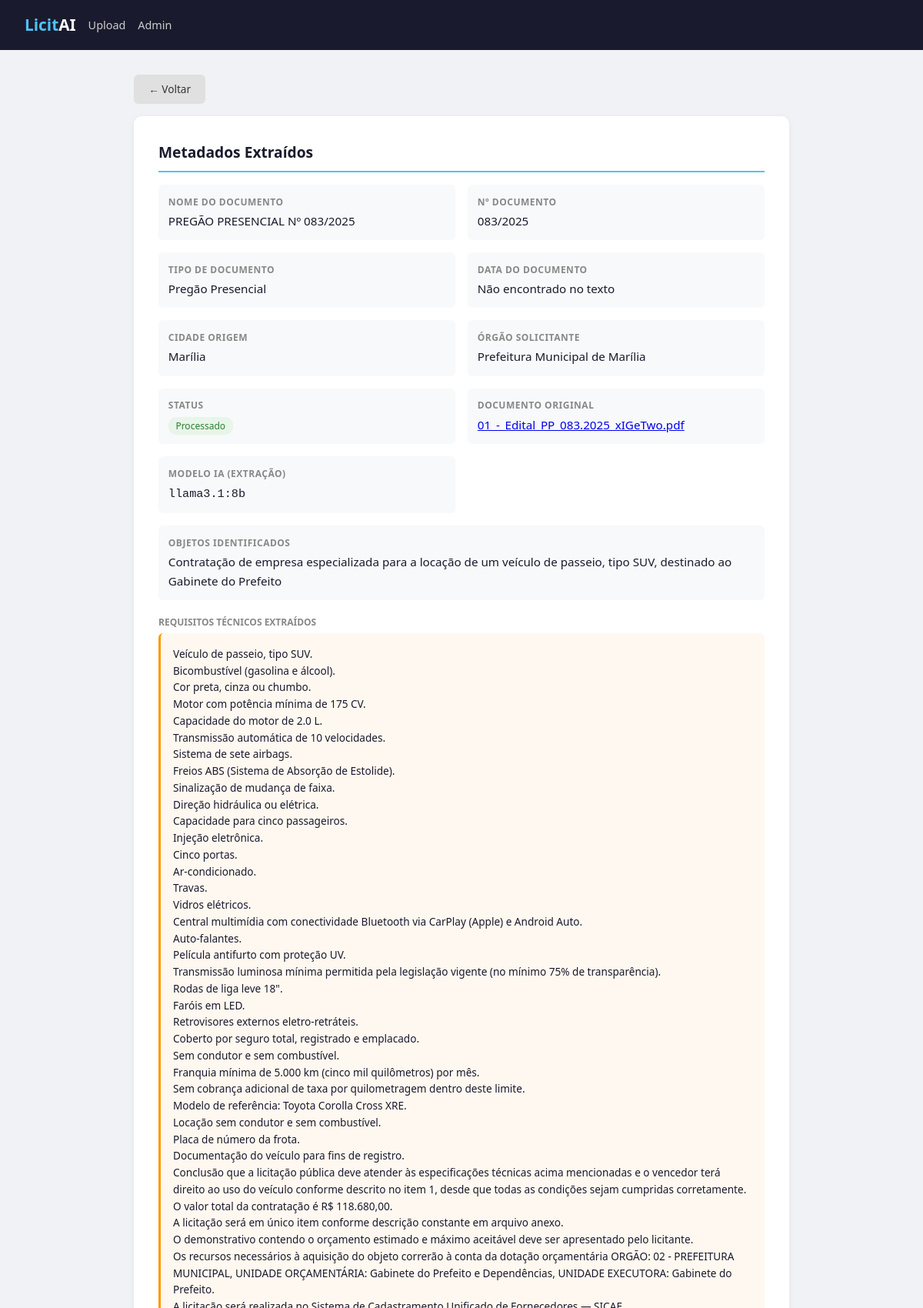
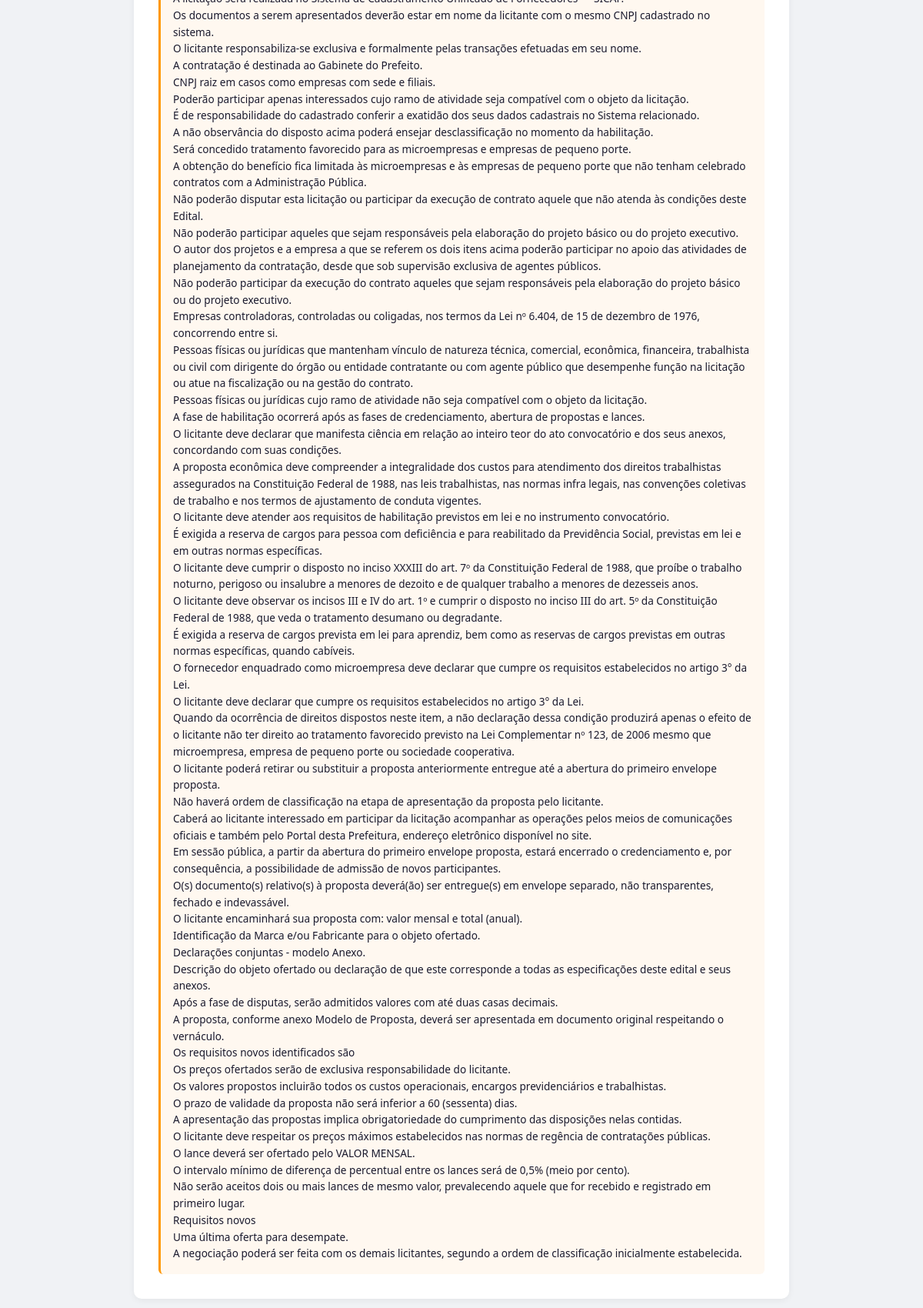
The app's page /documento/19/ (upper part) with its own data (2 pictures, top to bottom).
### documents/models.py (models this page shows, shortened)
class Document(models.Model):
    STATUS_CHOICES = [
        ("pendente", "Pendente"),
        ("processado", "Processado"),
        ("erro", "Erro no processamento"),
    ]
    file = models.FileField("Documento Original", upload_to="documents/%Y/%m/")
    uploaded_at = models.DateTimeField("Data de Upload", auto_now_add=True)
    status = models.CharField(
        "Status", max_length=30, choices=STATUS_CHOICES, default="pendente"
    )
    processing_error = models.TextField("Erro de Processamento", blank=True, default="")
    document_name = models.CharField("Nome do Documento", max_length=500, blank=True, default="")
    document_number = models.CharField("Nº Documento", max_length=200, blank=True, default="")
    document_type = models.CharField("Tipo de Documento", max_length=200, blank=True, default="")
    document_date = models.CharField("Data do Documento", max_length=100, blank=True, default="")
    city = models.CharField("Cidade Origem", max_length=300, blank=True, default="")
    requesting_agency = models.CharField("Órgão Solicitante", max_length=500, blank=True, default="")
    identified_objects = models.TextField("Objetos Identificados", blank=True, default="")
    requirements = models.TextField(
        "Requisitos Técnicos", blank=True, default="",
        help_text="Lista de requisitos e especificações técnicas extraídos do edital pela IA."
    )
    extraction_model = models.CharField("Modelo IA (Extração)", max_length=200, blank=True, default="")
    extracted_text = models.TextField("Texto Extraído", blank=True, default="")
    class Meta:
        ordering = ["-uploaded_at"]
        verbose_name = "Documento"
        verbose_name_plural = "Documentos"
    @property
    def filename(self):
        if self.file:
            return self.file.name.split("/")[-1]
        return ""

### documents/views.py (the view)
# urls.py: path("documento/<int:pk>/", views.document_detail, name="document_detail"),
def document_detail(request, pk):
    doc = get_object_or_404(Document, pk=pk)
    analysis = getattr(doc, "analysis", None)
    logger.debug("Visualizando documento ID: %d", pk)
    return render(request, "documents/detail.html", {
        "doc": doc,
        "analysis": analysis,
    })

### documents/models.py (called while the page is built)
    @property
    def warning_signs_list(self):
        import json
        if not self.warning_signs:
            return []
        try:
            return json.loads(self.warning_signs)
        except (json.JSONDecodeError, TypeError):
            return [self.warning_signs]

### documents/templates/documents/detail.html (shortened to what this page needs)
{% extends "documents/base.html" %}
{% load document_tags %}
{% block content %}
<a href="{% url 'upload_document' %}" class="btn btn-back" style="margin-bottom:1rem;">← Voltar</a>
<div class="card">
    <h2>Metadados Extraídos</h2>
    <div class="meta-grid">
        <div class="meta-item">
            <div class="label">Nome do Documento</div>
            <div class="value">{{ doc.document_name|default:"—" }}</div>
        </div>
        <div class="meta-item">
            <div class="label">Nº Documento</div>
            <div class="value">{{ doc.document_number|default:"—" }}</div>
        </div>
        <div class="meta-item">
            <div class="label">Tipo de Documento</div>
            <div class="value">{{ doc.document_type|default:"—" }}</div>
        </div>
        <div class="meta-item">
            <div class="label">Data do Documento</div>
            <div class="value">{{ doc.document_date|default:"—" }}</div>
        </div>
        <div class="meta-item">
            <div class="label">Cidade Origem</div>
            <div class="value">{{ doc.city|default:"—" }}</div>
        </div>
        <div class="meta-item">
            <div class="label">Órgão Solicitante</div>
            <div class="value">{{ doc.requesting_agency|default:"—" }}</div>
        </div>
        <div class="meta-item">
            <div class="label">Status</div>
            <div class="value">
                <span class="status-tag status-{{ doc.status }}">{{ doc.get_status_display }}</span>
            </div>
        </div>
        <div class="meta-item">
            <div class="label">Documento Original</div>
            <div class="value">
                {% if doc.file %}
                <a href="{{ doc.file.url }}" target="_blank">{{ doc.filename }}</a>
                {% else %}—{% endif %}
            </div>
        </div>
        <div class="meta-item">
            <div class="label">Modelo IA (Extração)</div>
            <div class="value"><code>{{ doc.extraction_model|default:"—" }}</code></div>
        </div>
        <div class="meta-item full-width">
            <div class="label">Objetos Identificados</div>
            <div class="value">{{ doc.identified_objects|default:"—"|linebreaksbr }}</div>
        </div>
    </div>
    {% if doc.requirements %}
    <div style="margin-top:1.2rem;">
        <div style="font-size:0.75rem; text-transform:uppercase; color:#888; font-weight:600; margin-bottom:0.3rem;">Requisitos Técnicos Extraídos</div>
        <div style="font-size:0.85rem; background:#fff8f0; padding:1rem; border-radius:6px; border-left:3px solid #ff9800;">
            {{ doc.requirements|linebreaksbr }}
        </div>
    </div>
    {% endif %}
</div>
{% endblock %}

### documents/templates/documents/base.html (style rules this page uses)
* { box-sizing: border-box; margin: 0; padding: 0; }
body { font-family: 'Segoe UI', system-ui, sans-serif; background: #f0f2f5; color: #1a1a2e; line-height: 1.6; }
.card { background: #fff; border-radius: 10px; padding: 2rem; margin-bottom: 1.5rem; box-shadow: 0 2px 8px rgba(0,0,0,0.06); }
.card h2 { font-size: 1.2rem; margin-bottom: 1rem; color: #1a1a2e; border-bottom: 2px solid #4fc3f7; padding-bottom: 0.5rem; }
.btn { display: inline-block; padding: 0.7rem 1.8rem; border: none; border-radius: 6px; font-size: 0.95rem; cursor: pointer; text-decoration: none; font-weight: 500; }
.btn-back { background: #e0e0e0; color: #333; font-size: 0.85rem; padding: 0.5rem 1.2rem; }
.meta-grid { display: grid; grid-template-columns: 1fr 1fr; gap: 1rem; }
.meta-item { padding: 0.8rem; background: #f8f9fa; border-radius: 6px; }
.meta-item .label { font-size: 0.75rem; text-transform: uppercase; color: #888; font-weight: 600; letter-spacing: 0.5px; }
.meta-item .value { font-size: 0.95rem; margin-top: 0.2rem; word-break: break-word; }
.status-tag { font-size: 0.75rem; padding: 0.2rem 0.6rem; border-radius: 10px; }
.status-processado { background: #e8f5e9; color: #2e7d32; }
.full-width { grid-column: 1 / -1; }

### records on screen
Document: document_name "PREGÃO PRESENCIAL Nº 083/2025", document_number "083/2025", document_type "Pregão Presencial", document_date "Não encontrado no texto", city "Marília", requesting_agency "Prefeitura Municipal de Marília", status "Processado", filename "01_-_Edital_PP_083.2025_xIGeTwo.pdf", extraction_model "llama3.1:8b", identified_objects "Contratação de empresa especializada para a locação de um veículo de passeio, tipo SUV, destinado ao Gabinete do Prefeito", requirements "Veículo de passeio, tipo SUV. Bicombustível (gasolina e álcool). Cor preta, cinza ou chumbo. Motor com potência mínima de 175 CV. Capacidade do motor de 2.0 L. Transmissão automática de 10 velocidades. Sistema de sete airbags. Freios ABS (Sistema de Absorção de Estolide). Sinalização de mudança de faixa. Direção hidráulica ou elétrica. Capacidade para cinco passageiros. Injeção eletrônica. Cinco portas. Ar-condicionado. Travas. Vidros elétricos. Central multimídia com conectividade Bluetooth via CarPlay (Apple) e Android Auto. Auto-falantes. Película antifurto com proteção UV. Transmissão luminosa mínima permitida pela legislação vigente (no mínimo 75% de transparência). Rodas de liga leve…"
